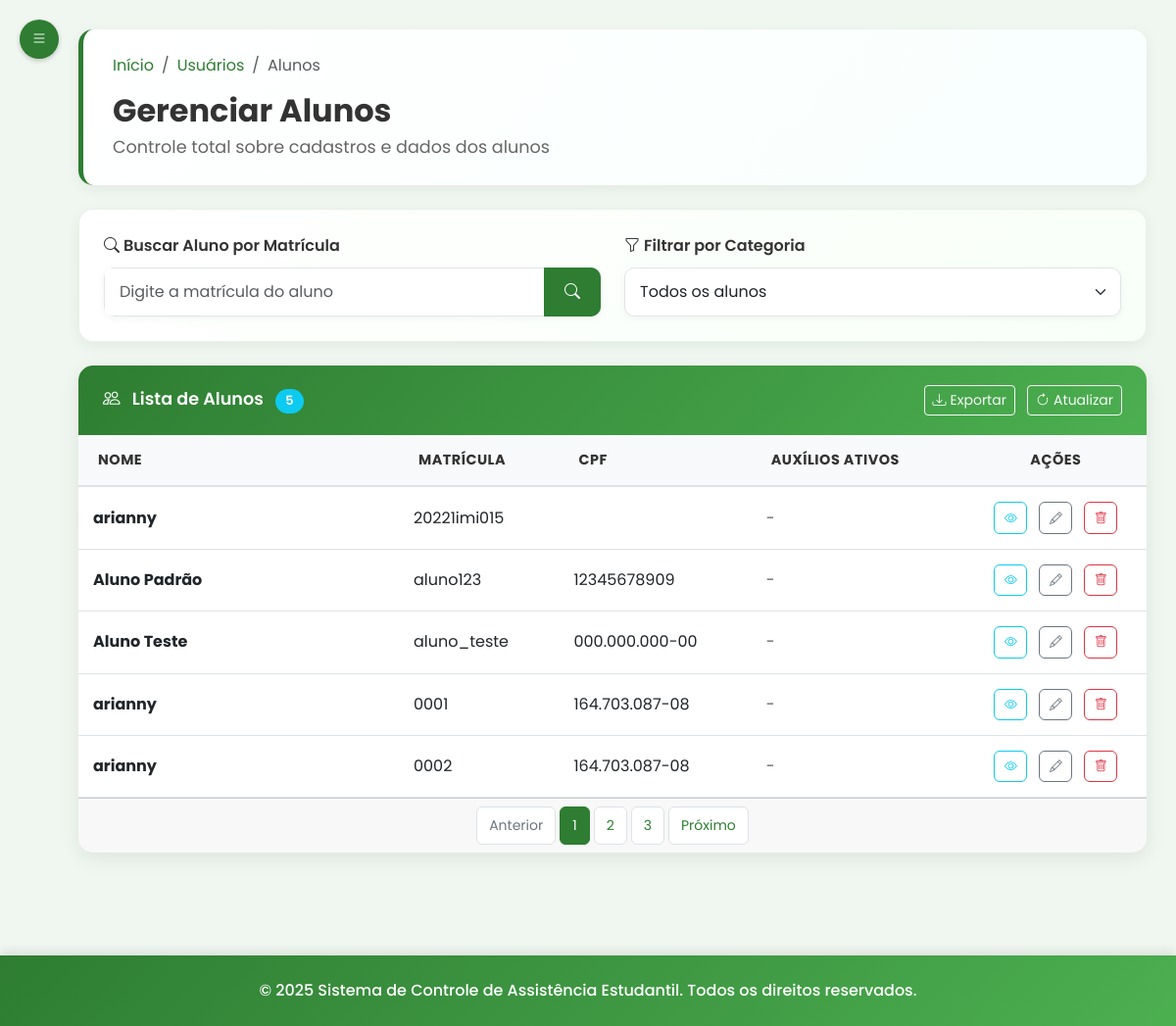
Before: /admin/usuarios/alunos (signed in) with the older database file.
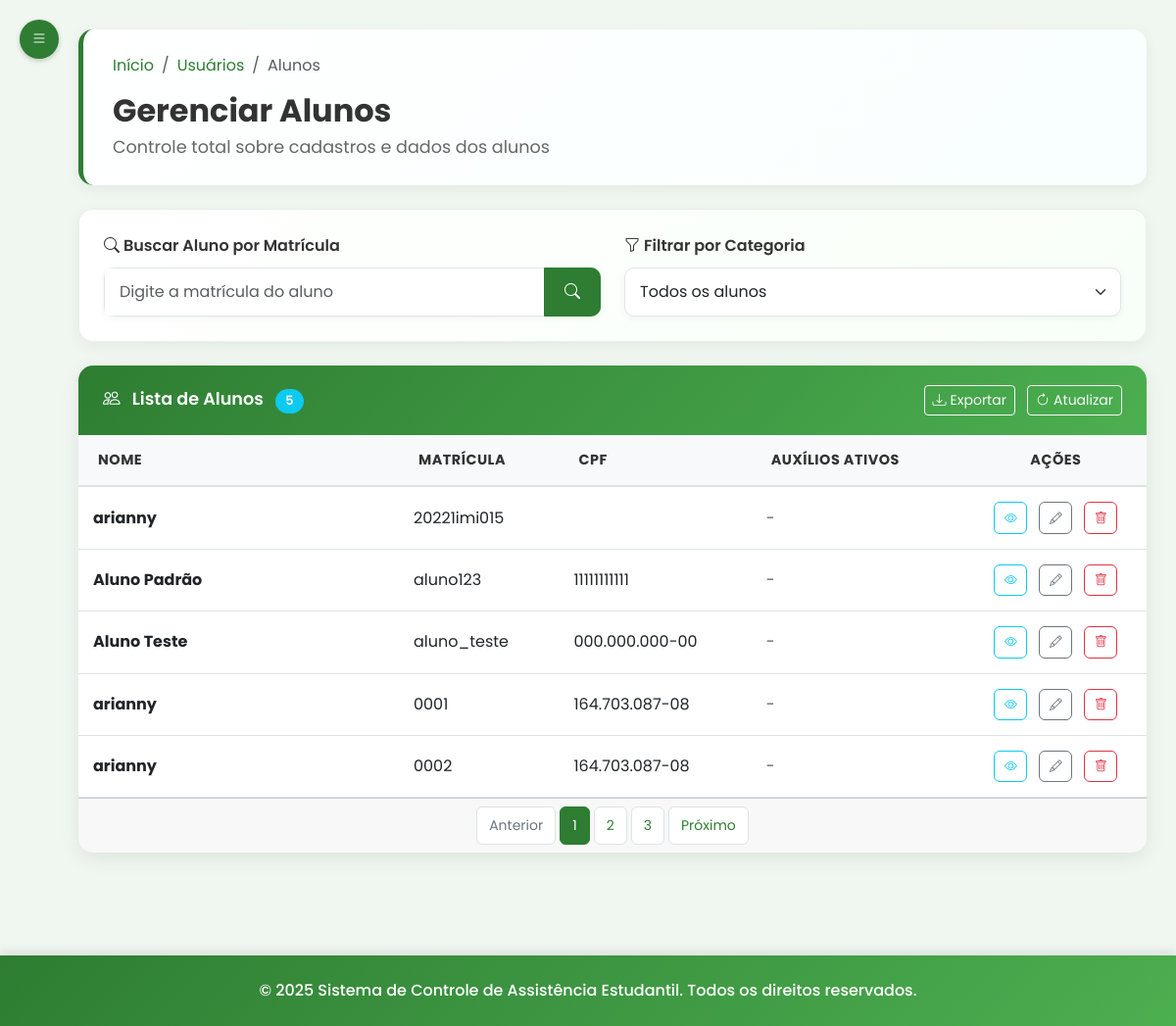
After: the same page with the newer database file.
### tables this page shows
CREATE TABLE aluno (
    id_usuario INTEGER PRIMARY KEY,
    cpf TEXT NOT NULL,
    telefone TEXT NOT NULL,
    curso TEXT NOT NULL,
    data_nascimento TEXT NOT NULL,
    filiacao TEXT NOT NULL,
    cep TEXT NOT NULL,
    cidade TEXT NOT NULL,
    bairro TEXT NOT NULL,
    rua TEXT NOT NULL,
    numero TEXT NOT NULL,
    nome_banco TEXT NOT NULL,
    agencia_bancaria TEXT NOT NULL,
    numero_conta_bancaria TEXT NOT NULL,
    renda_familiar REAL NOT NULL,
    quantidade_pessoas INTEGER NOT NULL,
    renda_per_capita REAL NOT NULL,
    situacao_moradia TEXT NOT NULL,
    cadastro_completo BOOLEAN DEFAULT 0, estado TEXT DEFAULT '', complemento TEXT DEFAULT '', possivel_aluno BOOLEAN DEFAULT 1, aprovado BOOLEAN DEFAULT 0,
    FOREIGN KEY (id_usuario) REFERENCES usuario(id_usuario) ON DELETE CASCADE
);

CREATE TABLE usuario (
id_usuario INTEGER PRIMARY KEY AUTOINCREMENT,
nome TEXT NOT NULL,
matricula TEXT UNIQUE NOT NULL,
email TEXT NOT NULL UNIQUE,
senha TEXT NOT NULL,
perfil TEXT NOT NULL DEFAULT 'aluno',
foto TEXT,
token_redefinicao TEXT,
data_token TIMESTAMP,
data_cadastro TIMESTAMP DEFAULT CURRENT_TIMESTAMP
);

### routes/admin/usuarios_routes.py (the view)
@router.get("/usuarios/alunos")
@requer_autenticacao("admin")
async def get_usuario_aluno(request: Request, usuario_logado: dict = None):
    admin = usuario_repo.obter_usuario_por_matricula(usuario_logado['matricula'])
    alunos = aluno_repo.obter_todos()
    alunos_dict = [
        {
            "id_usuario": a.id_usuario,
            "nome": a.nome,
            "matricula": a.matricula,
            "email": a.email,
            "cpf": a.cpf if a.cpf else "",
            "telefone": a.telefone if a.telefone else "",
            "curso": a.curso if a.curso else "",
            "data_nascimento": a.data_nascimento if a.data_nascimento else "",
            "filiacao": a.filiacao if a.filiacao else "",
            "cep": a.cep if a.cep else "",
            "cidade": a.cidade if a.cidade else "",
            "bairro": a.bairro if a.bairro else "",
            "rua": a.rua if a.rua else "",
            "numero": a.numero if a.numero else "",
            "estado": a.estado if a.estado else "",
            "complemento": a.complemento if a.complemento else "",
            "nome_banco": a.nome_banco if a.nome_banco else "",
            "agencia_bancaria": a.agencia_bancaria if a.agencia_bancaria else "",
            "numero_conta_bancaria": a.numero_conta_bancaria if a.numero_conta_bancaria else "",
            "renda_familiar": a.renda_familiar if a.renda_familiar else 0,
            "quantidade_pessoas": a.quantidade_pessoas if a.quantidade_pessoas else 0,
            "renda_per_capita": a.renda_per_capita if a.renda_per_capita else 0,
            "situacao_moradia": a.situacao_moradia if a.situacao_moradia else "",
            "aprovado": a.aprovado if hasattr(a, 'aprovado') else False,
            "perfil": a.perfil
        }
        for a in alunos
    ]
    response = templates.TemplateResponse("/admin/usuario_aluno.html", {
        "request": request,
        "admin": admin,
        "alunos": alunos_dict,
        "total_alunos": len(alunos_dict)
    })
    return response

### templates/admin/usuario_aluno.html (shortened to what the changed rows need)
<!DOCTYPE html>
<html lang="pt-br">
<head>
    <link href="https://cdn.jsdelivr.net/npm/bootstrap@5.3.0-alpha1/dist/css/bootstrap.min.css" rel="stylesheet">
    <link rel="stylesheet" href="https://cdn.jsdelivr.net/npm/bootstrap-icons@1.10.0/font/bootstrap-icons.css">
    <link rel="stylesheet" href="/static/css/dashboard_admin.css" />
    <link rel="stylesheet" href="/static/css/usuario_aluno.css" />
</head>
<body>
    <div class="main-content" id="mainContent">
        <div class="page-header mb-4">
            <div class="d-flex justify-content-between align-items-center">
                <div>
                    <h2 class="page-title">Gerenciar Alunos</h2>
                </div>
            </div>
        </div>
        <div class="students-list-card">
            <div class="card">
                <div class="card-body p-0">
                    <div class="table-responsive">
                        <table class="table table-hover mb-0" id="studentsTable">
                            <thead class="table-header">
                                <tr>
                                    <th style="width: 30%;">Nome</th>
                                    <th style="width: 15%;">Matrícula</th>
                                    <th style="width: 18%;">CPF</th>
                                    <th style="width: 20%;">Auxílios Ativos</th>
                                    <th style="width: 17%; text-align: center;">Ações</th>
                                </tr>
                            </thead>
                            <tbody id="studentsTableBody">
                                {% for aluno in alunos %}
                                <tr>
                                    <td style="padding: 15px;"><strong>{{ aluno.nome }}</strong></td>
                                    <td style="padding: 15px;">{{ aluno.matricula }}</td>
                                    <td style="padding: 15px;">{{ aluno.cpf }}</td>
                                    <td style="padding: 15px;">
                                        <span class="text-muted">-</span>
                                    </td>
                                    <td style="padding: 15px;">
                                        <div class="action-buttons" style="display: flex; gap: 8px; justify-content: center;">
                                            <button class="btn btn-sm btn-outline-info" onclick="viewStudent({{ aluno.id_usuario }})">
                                                <i class="bi bi-eye"></i>
                                            </button>
                                            <button class="btn btn-sm btn-outline-secondary" onclick="editStudent({{ aluno.id_usuario }})">
                                                <i class="bi bi-pencil"></i>
                                            </button>
                                            <button class="btn btn-sm btn-outline-danger" onclick="deleteStudent({{ aluno.id_usuario }})">
                                                <i class="bi bi-trash"></i>
                                            </button>
                                        </div>
                                    </td>
                                </tr>
                                {% endfor %}
                            </tbody>
                        </table>
                    </div>
                </div>
            </div>
        </div>
    </div>
</body>
</html>

Changed rows visible on the page:
changed aluno "Aluno Padrão": cpf "12345678909" → "11111111111"
